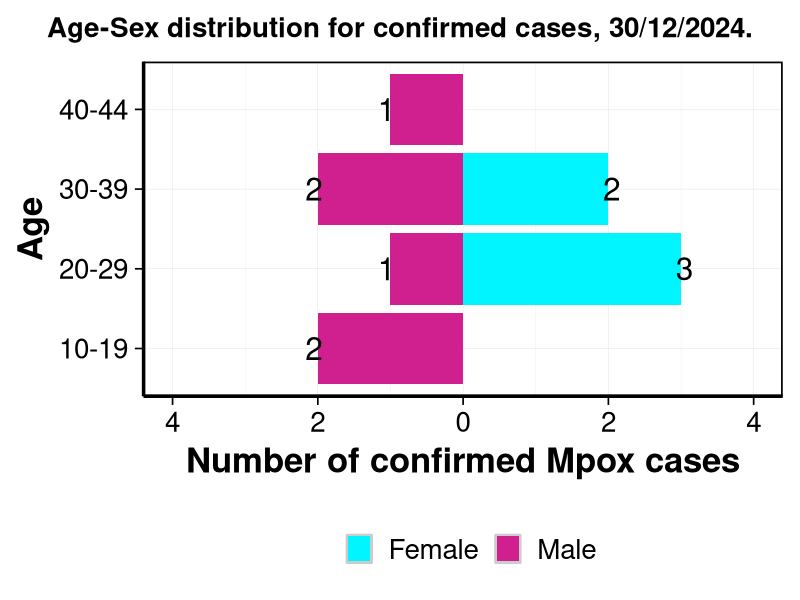

Here is the R script that generated this plot:
rm(list = ls())  
#################### MAKE X AND Y AXES BOLD
library(ggplot2)
library(dplyr)

# Data
data <- data.frame(
  AgeGroup = rep(c("10-19", "20-29", "30-39", "40-44"), 2),
  Sex = rep(c("Male", "Female"), each = 4),
  Count = c(2, 1, 2, 1, 0, 3, 2, 0)
)

# Transform data to have negative counts for males
data <- data %>%
  mutate(Count = ifelse(Sex == "Male", -Count, Count))

# Plot pyramid with data labels outside the bars
ggplot(data, aes(x = AgeGroup, y = Count, fill = Sex)) +
  geom_bar(stat = "identity") +
  geom_text(aes(label = ifelse(Count != 0, abs(Count), "")), 
            position = position_nudge(y = ifelse(data$Count > 0, 0.051, -0.051)), # Nudge labels outside bars
            color = "black", 
            size = 8) +
  coord_flip() +
  scale_y_continuous(labels = abs, limits = c(-4, 4)) +  # Adjust limits based on your data
  labs(title = "Age-Sex distribution for confirmed cases, 30/12/2024.",
       x = "Age", 
       y = "Number of confirmed Mpox cases", 
       fill = "") +
  scale_fill_manual(values = c("Male" = "violetred", "Female" = "turquoise1")) +
  theme_linedraw (base_size = 25) +
  theme(
    axis.line = element_line(color = "black"),
    plot.title = element_text(hjust = 0.5, size = 20, face = "bold"),
    axis.title.x = element_text(face = "bold"),
    axis.title.y = element_text(face = "bold"),
    panel.background = element_rect(fill = "white", color = "grey80"),
    panel.grid = element_line(color = "grey85"), 
    plot.title.position = "plot",  # Position title outside plot area
    legend.position = "bottom"    # Move the legend to the bottom
  )
colors()  
